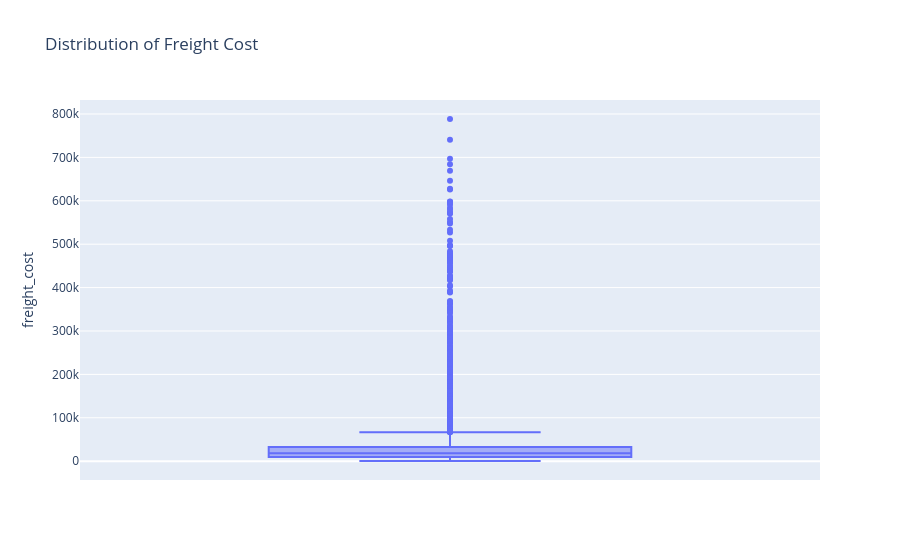

The notebook cell this image was saved under:
### Code cell
fig = px.box(
    df,
    y="freight_cost",
    title="Distribution of Freight Cost"
)

fig.show()

### Figure 1 — Plotly figure (JSON) as saved in the notebook; plotly's stock layout.template omitted (floating-point values rounded to 4 significant figures; data arrays with more than 128 entries replaced by an {"elided": "..."} marker saying what was removed)
{"data": [{"alignmentgroup": "True", "hovertemplate": "freight_cost=%{y}<extra></extra>", "legendgroup": "", "marker": {"color": "#636efa"}, "name": "", "notched": false, "offsetgroup": "", "orientation": "v", "showlegend": false, "type": "box", "x0": " ", "xaxis": "x", "y": {"elided": "5015 float values"}, "y0": " ", "yaxis": "y"}], "layout": {"boxmode": "group", "legend": {"tracegroupgap": 0}, "title": {"text": "Distribution of Freight Cost"}, "xaxis": {"anchor": "y", "domain": [0, 1]}, "yaxis": {"anchor": "x", "domain": [0, 1], "title": {"text": "freight_cost"}}}}
